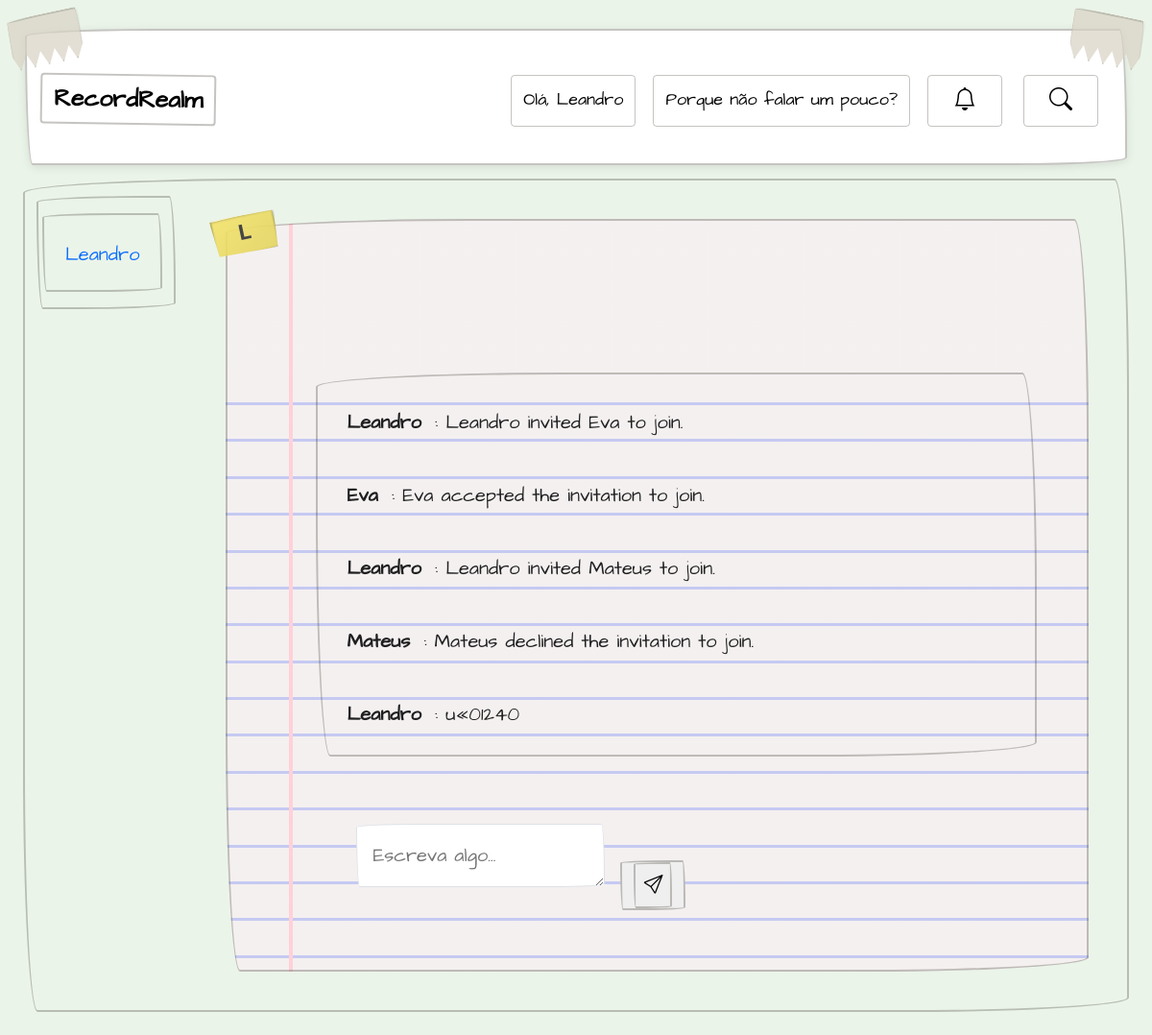
/rooms/l-leandro/ (signed in), run on the app's committed database.
### room/models.py (models this page shows, shortened)
class Room(models.Model):
    name = models.CharField(max_length=23)
    slug = models.SlugField(unique=True, blank=True)
    owner = models.ForeignKey(
        settings.AUTH_USER_MODEL,
        related_name='owned_rooms',
        on_delete=models.CASCADE
    )
    participants = models.ManyToManyField(
        settings.AUTH_USER_MODEL,
        related_name='rooms',
        blank=True
    )
    is_private = models.BooleanField(default=True)

class Message(models.Model):
    room = models.ForeignKey(Room, related_name='messages', on_delete=models.CASCADE)
    user = models.ForeignKey(User, related_name='messages', on_delete=models.CASCADE)
    content = models.TextField()
    date_added = models.DateTimeField(auto_now_add=True)
    class Meta:
        ordering = ('date_added',)

### room/views.py (the view)
# urls.py: path('rooms/<slug:slug>/', views.room_detail, name='room_detail'),
@login_required
def room_detail(request, slug):
    room = get_object_or_404(Room, slug=slug)
    if room.is_private and request.user not in room.participants.all():
        return render(request, 'room/forbidden.html', status=403)
    messages = room.messages.all()[:25]
    users = room.participants.all()
    return render(request, 'room/room.html', {
        'room': room,
        'messages': messages,
        'users': users
    })

### room/templates/room/room.html (shortened to what this page needs)
{% extends 'core/base.html' %}
{% block content %}
<div class="chat-container" style="display: flex; gap: 1rem; align-items: flex-start;">
<ul style="list-style: none; padding-left: 0;">
  {% for user in users %}
    <li class="utilizadores" style="margin-bottom: 0.5rem; display: flex; align-items: center; justify-content: space-between;">
      <a href="{% url 'user_info' user.id %}" style="border-color: transparent; text-decoration: none;">{{ user.username }}</a>
    </li>
  {% endfor %}
</ul>
  <div class="paper-chat" style="flex: 1; min-width: 0;">
    <h1 class="fita">{{ room.name }}</h1>
    <div id="chat-messages" class="space-y-3" style="max-height: 400px; overflow-y: auto;">
      {% for m in messages %}
        <b class="label">{{ m.user.username }}</b>: {{ m.content }}<br>
      {% endfor %}
    </div>
    <div style = "border-color: transparent;">
      <form method="post" action="." id="chat-form" class="relative" style = "border-color: transparent;">
        <div style = "border-color: transparent;">
          <textarea
            name="content"
            id="chat-message-input"
            class="w-full pr-12 resize-none border rounded-xl p-3"
            placeholder="Escreva algo..."
            autocomplete="off"
            rows="1"
          ></textarea>
          <button
            type="submit"
            id="chat-message-submit"
            class="absolute right-3 top-1/2 -translate-y-1/2 text-teal-600 hover:text-teal-800"
          >
            <i class="bi bi-send text-xl"></i>
          </button>
        </div>
      </form>
    </div>
  </div>
</div>
{% endblock %}

### core/templates/core/base.html (shortened to what this page needs)
{% load static %}
<!DOCTYPE html>
<html>
    <head>
        <link href="https://cdn.jsdelivr.net/npm/bootstrap-icons/font/bootstrap-icons.css" rel="stylesheet">
        <link href="https://cdn.jsdelivr.net/npm/bootstrap@5.3.3/dist/css/bootstrap.min.css" rel="stylesheet">
        <link rel="stylesheet" href="{% static 'css/style.css' %}">
    </head>
    <body>
      <link href="https://cdn.jsdelivr.net/npm/bootstrap-icons/font/bootstrap-icons.css" rel="stylesheet">
      <nav id="tape-wrapper">
        <div class="tape-corner left"></div>
        <div class="tape-corner right"></div>
        <div class="header">
          <a href="/" class="logo">RecordRealm</a>
          <div class="header-right">
            {% if request.user.is_authenticated %}
              <a href="/perfil/">Olá, {{ user.username }}</a>
              <a href="/rooms/">Porque não falar um pouco?</a>
              <a href="{% url 'convite_pendente' %}" class="position-relative me-2" title="Convites Pendentes">
                <i style = "border-color: transparent;" class="bi bi-bell fs-4"></i>
              </a>
              {% else %}
              <a href="/login/">Log in</a>
              <a href="/signup/">Criar Conta</a>
            {% endif %}
            <a href="#" id="search-toggle" title="Pesquisar">
              <i style = "border-color: transparent;"class="bi bi-search fs-4"></i>
            </a>
          </div>
        </div>
      </nav>
        {% block content %}
        {% endblock %}
    </body>
</html>

### core/static/css/style.css (style rules this page uses)
body { background: #ebf4e9; margin: 0; padding: 20px; display: flex; justify-content: center; flex-direction: column; }
*:not(html):not(body) { font-family: 'Handwritten', cursive; font-size: 1.25rem; padding: 0.5rem 0.5rem; margin: .5rem .25rem .25rem; outline: none; border-radius: 255px 15px 225px 15px/15px 225px 15px 255px; border: solid 0.1em #4140344E; }
form { display: flex; flex-direction: column; gap: 10px; }
.label { font-weight: bold; margin-bottom: 5px; border-color: transparent; }
:root { --main-line-color: hsl(234, 62%, 86%); --side-line-color: hsl(350, 100%, 91%); --paper-color: hsl(0, 15%, 95%); --ink-color: hsl(0, 0%, 12%); --line-thickness: 3px; --top-space: 4lh; --pink: #ecb2ba; --pink-dark: #c6939a; --tape-gray: #dbd8be; --tape-edge-gray: #b7b49d; --transparent: rgba(255, 255, 255, 0); }
:root { --tape-gray: #d8d2c4; --tape-edge-gray: #b5b0a6; }
#tape-wrapper { border-color: transparent; position: relative; width: 100%; margin: 0; padding: 0; }
.tape-corner { position: absolute; width: 7vmin; height: 5vmin; background-color: var(--tape-gray); opacity: 0.7; border-left: 1px dotted var(--tape-edge-gray); border-right: 1px dotted var(--tape-edge-gray); box-shadow: 0 2px 6px rgba(0, 0, 0, 0.2); z-index: 3; clip-path: polygon( 0 0, 100% 0, 100% 70%, 90% 100%, 80% 70%, 70% 100%, 60% 70%, 50% 100%, 40% 70%, 30% 100%, 20% 70%, 10% 100%, 0 70% ); }
.tape-corner.left { top: -1.5vmin; left: -1.5vmin; transform: rotate(-12deg) skewX(-3deg); }
.tape-corner.right { top: -1.5vmin; right: -1.5vmin; transform: rotate(12deg) skewX(3deg); }
.header { position: relative; background: white; padding: 20px 10px; z-index: 2; display: flex; justify-content: space-between; align-items: center; flex-wrap: wrap; box-shadow: 0 2px 10px rgba(0, 0, 0, 0.1); }
.header a { color: black; text-align: center; padding: 12px; text-decoration: none; font-size: 18px; line-height: 25px; border-radius: 4px; }
.header a.logo { font-size: 25px; transform: rotate(0.9deg); font-weight: bold; }
.header-right { display: flex; gap: 10px; border-color: transparent; }
.fita { font-size: 1.5rem; position: absolute; top: -15px; left: -20px; padding: 5px 25px; background: linear-gradient(145deg, #f5e36b, #e3d45f); color: #333; font-weight: bold; font-family: 'Courier New', Courier, monospace; box-shadow: inset 0 1px 2px rgba(0,0,0,0.2), 2px 2px 5px rgba(0,0,0,0.3); transform: rotate(-12deg); clip-path: polygon(0 0, 100% 5%, 95% 100%, 5% 95%); opacity: 0.9; border-top: 1px solid rgba(255,255,255,0.7); border-bottom: 1px solid rgba(0,0,0,0.1); z-index: inherit; }
.paper-chat { position: relative; background: var(--paper-color); margin: 2rem; padding: calc(var(--top-space) - 0.5lh) 3rem 1rem 5.5rem; font-size: 1.5rem; line-height: 1.6; color: var(--ink-color); background-image: linear-gradient( 90deg, transparent, transparent 4rem, var(--side-line-color) 4rem, var(--side-line-color) 4.25rem, transparent 4.25rem ), linear-gradient( var(--paper-color), var(--paper-color) var(--top-space), transparent var(--top-space) ), repeating-linear-gradient( transparent, transparent calc(1lh - var(--line-thickness)), var(--main-line-color) calc(1lh - var(--line-thickness)), var(--main-line-color) 1lh, transparent 1lh ); }
#chat-messages { max-height: 600px; overflow-y: auto; padding: 0 1rem; margin-top: 1.5rem; margin-bottom: 1rem; }
#chat-messages b { display: inline-block; margin-bottom: 1rem; }

### data on the page
Room: name "L"
Message: user.username "Leandro", content "Leandro invited Eva to join."
Message: user.username "Eva", content "Eva accepted the invitation to join."
Message: user.username "Leandro", content "Leandro invited Mateus to join."
Message: user.username "Mateus", content "Mateus declined the invitation to join."
Message: user.username "Leandro", content "u«01240"

### other printed values
{{ user.username }} "Leandro"
